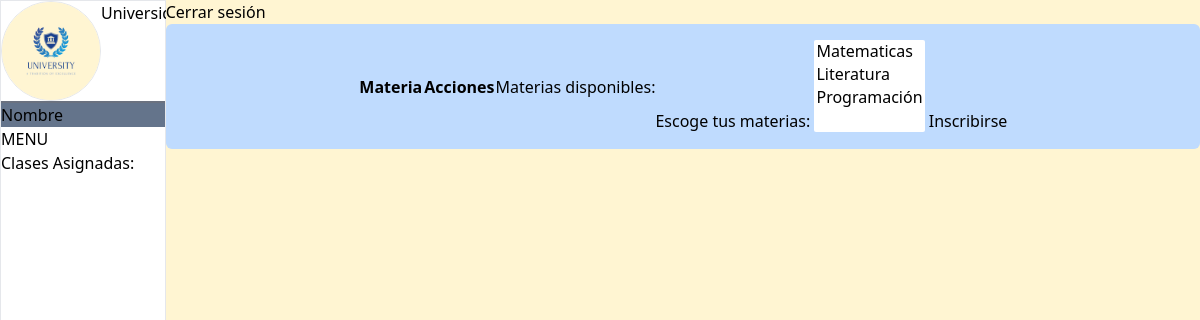
Page /views/alumno/dashboard.php (signed in) on the earlier database version.
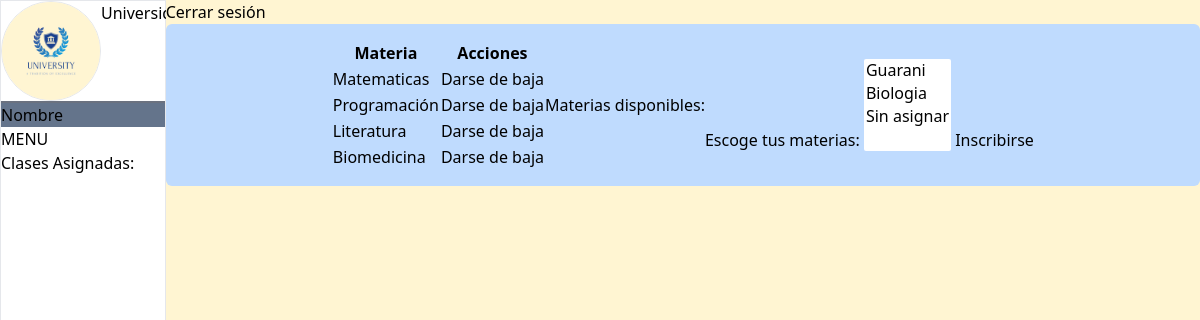
Same page on the later database version.
### tables this page shows
CREATE TABLE `alumnos_materias` (
  `am_id` int(11) NOT NULL AUTO_INCREMENT,
  `alumno_id` int(11) DEFAULT NULL,
  `materia_id` int(11) DEFAULT NULL,
  `calificacion` float DEFAULT NULL,
  `mensaje` text DEFAULT NULL,
  PRIMARY KEY (`am_id`),
  KEY `alumnos_materias_ibfk_1` (`alumno_id`),
  KEY `alumnos_materias_ibfk_2` (`materia_id`),
  CONSTRAINT `alumnos_materias_ibfk_1` FOREIGN KEY (`alumno_id`) REFERENCES `usuarios` (`usuario_id`) ON UPDATE CASCADE,
  CONSTRAINT `alumnos_materias_ibfk_2` FOREIGN KEY (`materia_id`) REFERENCES `materias` (`materia_id`) ON UPDATE CASCADE
);

CREATE TABLE `materias` (
  `materia_id` int(11) NOT NULL AUTO_INCREMENT,
  `materia_nombre` varchar(150) DEFAULT NULL,
  PRIMARY KEY (`materia_id`)
);

### views/alumno/dashboard.php (the view, shortened to what this page needs)
<!DOCTYPE html>
<html lang="en">
<head>
    <link href="/dist/output.css" rel="stylesheet" defer>
    <link rel="stylesheet" href="/src/input.css">
</head>
<body class="h-screen flex justify-center box-border w-screen">
    <aside class="flex flex-col min-h-screen border ">
        <header class="flex border-b-2 border-gray-500 w-auto ">
            <div class="flex w-auto">
                <img src="/assets/logo.jpg" alt="logo-pequeño" width="100px" height="100px" class="border rounded-full object-cover">
                <h1>Universidad</h1>
            </div>
        </header>
        <div class="bg-slate-500">
            Nombre
        </div>
        <section class="flex flex-col">
            <h1>MENU</h1>
            <h2>Clases Asignadas:</h2>
        </section>
    </aside>
    <section class="bg-[#fff5d2] w-full">
        <div>
            <a href="/handle_db/logout.php">Cerrar sesión</a>
        </div>
        <div class="bg-blue-200 p-4 rounded-md flex justify-center items-center">
        <?php
require_once($_SERVER["DOCUMENT_ROOT"] . "/config/database.php");
$studentId = $_SESSION["usuario_id"];
$query = "
select
	am.alumno_id, am.materia_id, m.materia_nombre, am.calificacion, am.mensaje
from
	alumnos_materias am
inner join materias m on
	am.materia_id = m.materia_id
where
    am.alumno_id = :id
";
$stmnt = $pdo->prepare($query);
$stmnt->bindParam(":id", $studentId, PDO::PARAM_INT);
$stmnt->execute();
$inscritas = $stmnt->fetchAll(PDO::FETCH_ASSOC);
$query = "
select
	m.materia_id, m.materia_nombre
from
	materias m
left join alumnos_materias am on
	m.materia_id = am.materia_id
	and am.alumno_id = :id
where
	am.am_id is null
";
$stmnt = $pdo->prepare($query);
$stmnt->bindParam(":id", $studentId, PDO::PARAM_INT);
$stmnt->execute();
$faltantes = $stmnt->fetchAll(PDO::FETCH_ASSOC);
?>
<table>
    <thead>
        <tr>
            <th>Materia</th>
            <th>Acciones</th>
        </tr>
    </thead>
    <tbody>
    <?php foreach ($inscritas as $inscrita) {
    ?>
            <tr>
                <td><?= $inscrita["materia_nombre"] ?></td>
                <td>
                    <form action="/handle_db/alumno/retirar_materia.php" method="post">
                        <button type="submit">Darse de baja</button>
                    </form>
                </td>
            </tr>
        <?php
        }
        ?>
    </tbody>
</table>
<h2>Materias disponibles:</h2>
<form action="/handle_db/alumno/inscribir_materia.php" method="post">
    <label>Escoge tus materias:</label>
    <select multiple name="materia[]">
        <?php foreach ($faltantes as $faltante) {
        ?>
            <option value="<?= $faltante["materia_id"] ?>">
            </option>
        <?php
        }
        ?>
    </select>
    <button type="submit">Inscribirse</button>
</form>
        </div>
    </section>
</body>
</html>

Differences in the rows shown:
added alumnos_materias: materia.materia_nombre "Matematicas"
added alumnos_materias: materia.materia_nombre "Programación"
added alumnos_materias: materia.materia_nombre "Literatura"
added alumnos_materias: materia.materia_nombre "Biomedicina"
Other differences:
form field value: "Matematicas / Literatura / Programación" → "Guarani / Biologia / Sin asignar"
